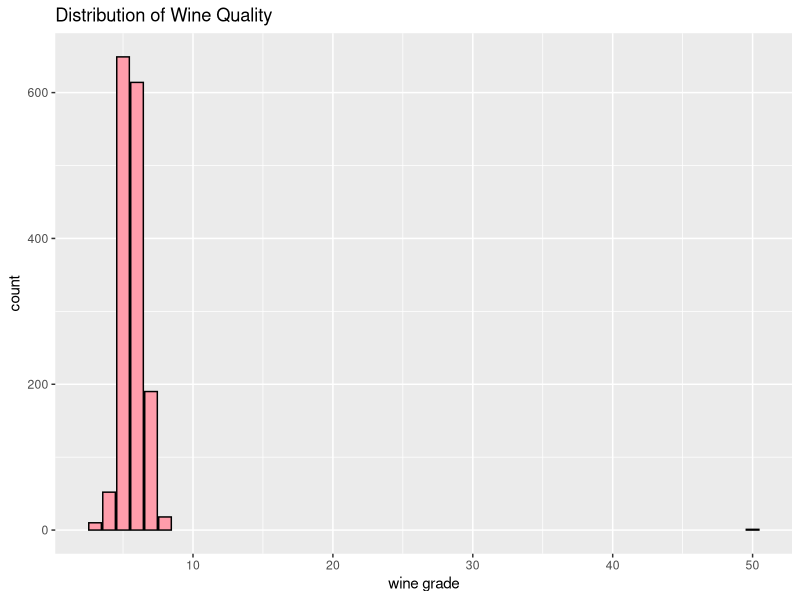
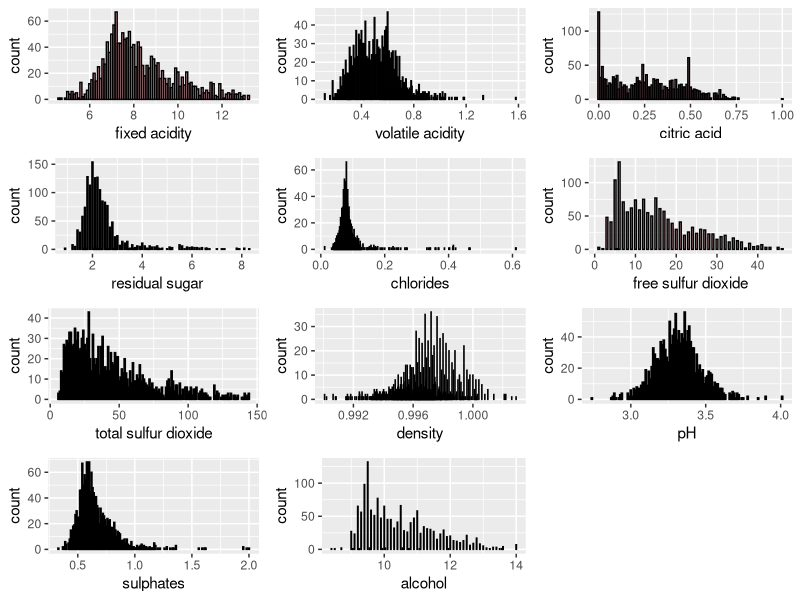
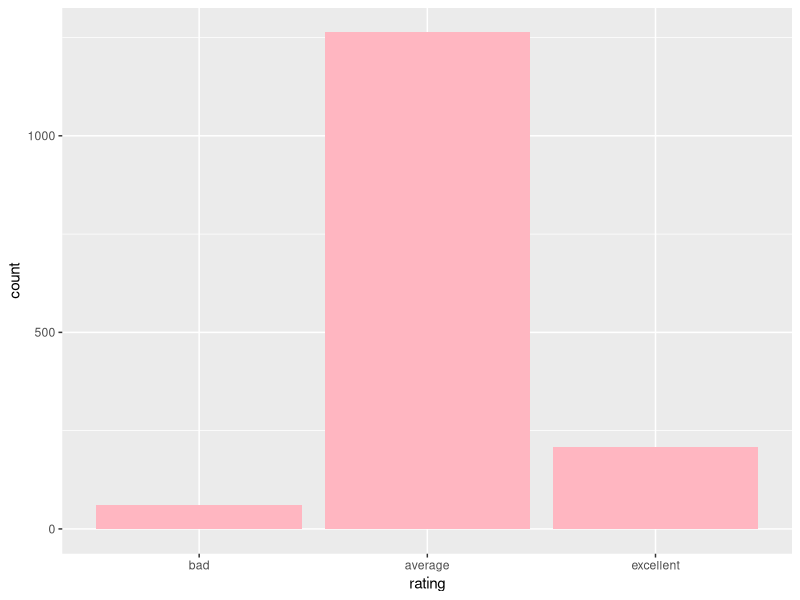
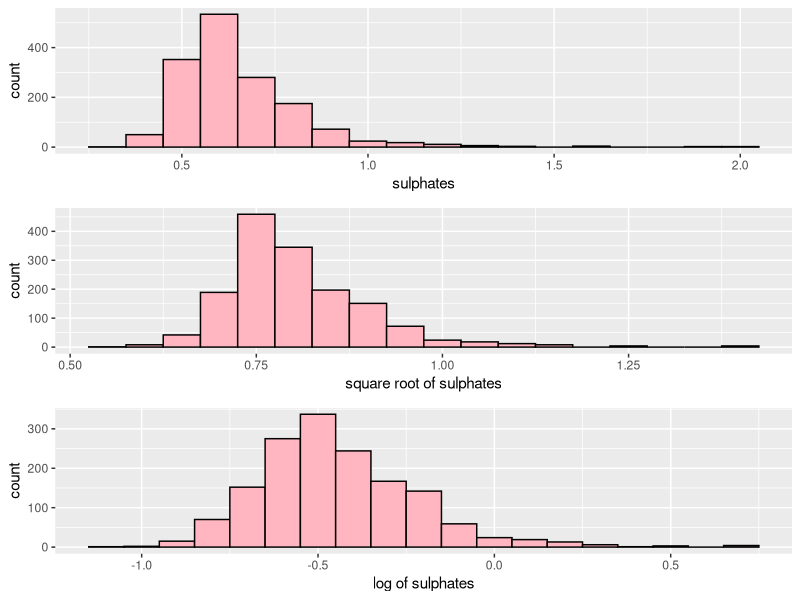
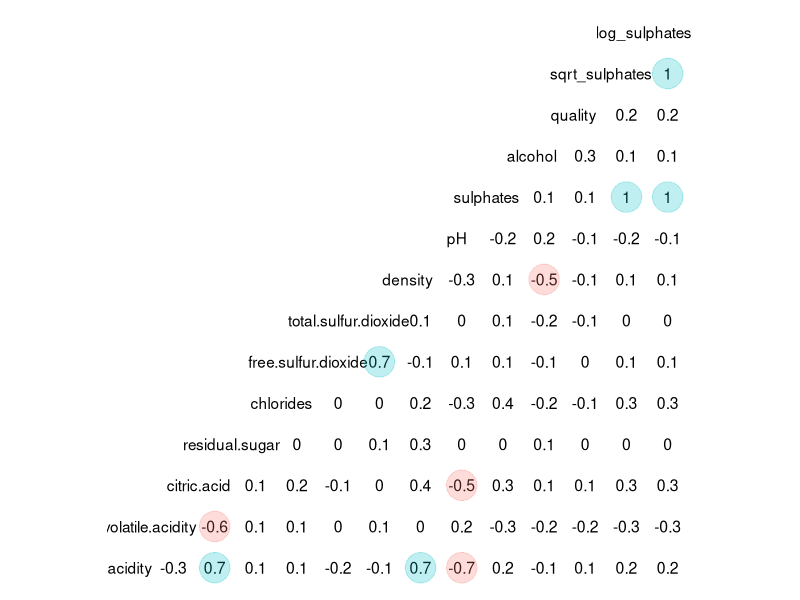
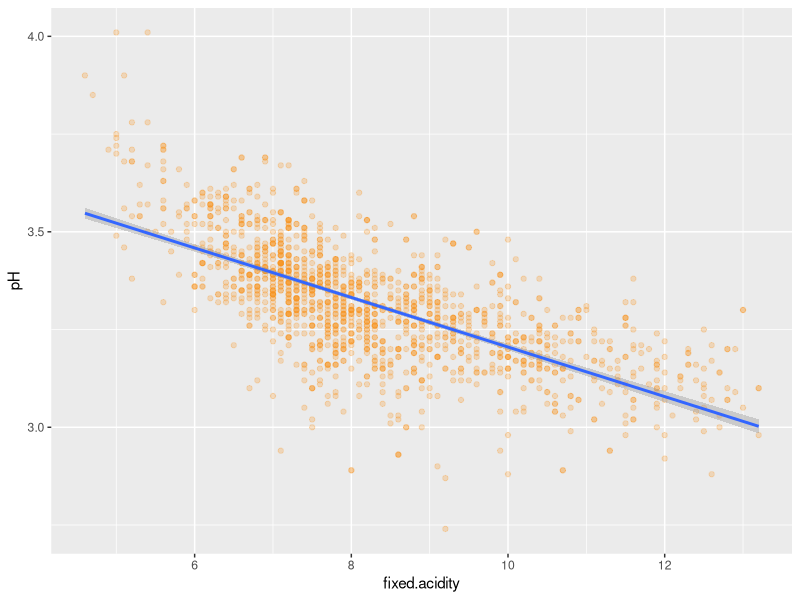
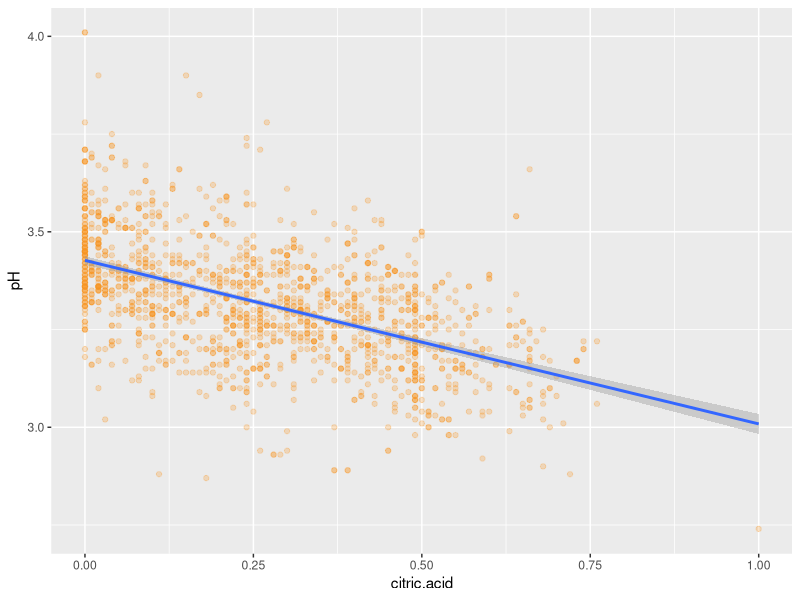
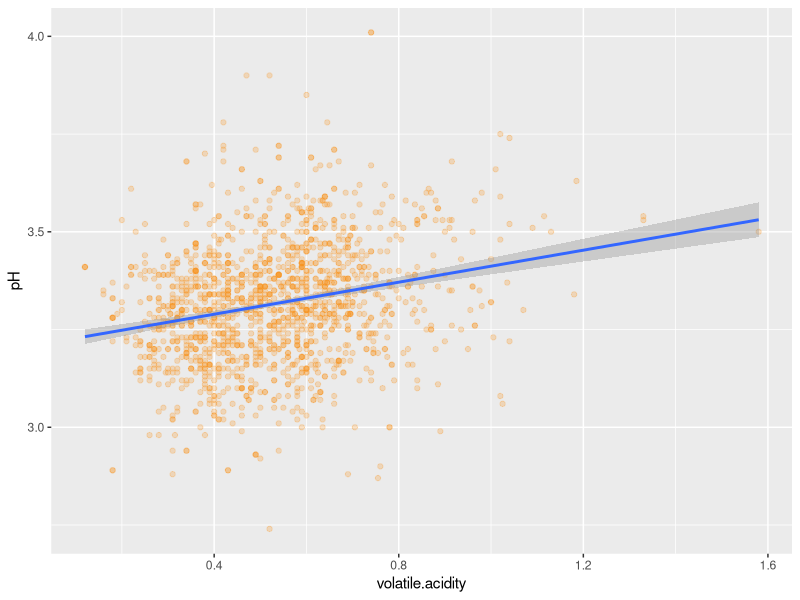

Write the R code that produced these figures, in order.
## ---- chunk 1
knitr::opts_chunk$set(echo=FALSE, warning=FALSE, message=FALSE)
## ---- chunk 2
# Load all of the packages that you end up using in your analysis in this code
# chunk.

# Notice that the parameter "echo" was set to FALSE for this code chunk. This
# prevents the code from displaying in the knitted HTML output. You should set
# echo=FALSE for all code chunks in your file, unless it makes sense for your
# report to show the code that generated a particular plot.

# The other parameters for "message" and "warning" should also be set to FALSE
# for other code chunks once you have verified that each plot comes out as you
# want it to. This will clean up the flow of your reportt.


library(ggplot2)
library(GGally)
library(scales)
library(memisc)
library(lattice)
library(MASS)
library(gridExtra)
library(dplyr)
library(reshape)
library(corrplot)
library(psych)

## ---- chunk 3
# Load the Data
redwine <- read.csv("wineQualityReds.csv")
## ---- chunk 4

# Remove the top 1% for four columns that had the most drastic outliers.
redwine <- redwine[redwine$fixed.acidity < 
                     quantile(redwine$fixed.acidity, 0.99),]
redwine <- redwine[redwine$residual.sugar < 
                     quantile(redwine$residual.sugar, 0.99),]
redwine <- redwine[redwine$total.sulfur.dioxide < quantile(redwine$total.sulfur.dioxide, 0.99),]
redwine <- redwine[redwine$free.sulfur.dioxide < quantile(redwine$free.sulfur.dioxide, 0.99),]

# Remove x column as it's just an index

redwine <- within(redwine, rm(X))

summary(redwine)
str(redwine)
## ---- chunk 5
names(redwine)
## ---- chunk 6
ggplot(aes(x = quality), data = redwine)+
geom_bar(colour="black", fill="#ff9dab", binwidth = 1)+
                scale_x_continuous()+
                xlab("wine grade") + ylab("count") +
                ggtitle("Distribution of Wine Quality")

## ---- chunk 7
p1<-
  ggplot(aes(x = fixed.acidity), data = redwine)+
        xlab("fixed acidity")+
        geom_bar(colour="black", fill="#ffb6c1",binwidth = 0.5)
p2<-
  ggplot(aes(x = volatile.acidity), data = redwine)+
        xlab("volatile acidity")+
        geom_bar(colour="black", fill="#ffb6c1",binwidth = 0.05)
p3<-
  ggplot(aes(x = citric.acid), data = redwine)+
        xlab("citric acid")+
        geom_bar(colour="black", fill="#ffb6c1", binwidth = 0.05)
p4<-
  ggplot(aes(x = residual.sugar), data = redwine)+
        xlab("residual sugar")+
        geom_bar(colour="black", fill="#ffb6c1", binwidth = 0.4)
p5<-
  ggplot(aes(x = chlorides), data = redwine)+
        geom_bar(colour="black", fill="#ffb6c1", binwidth = 0.025)
p6<-
  ggplot(aes(x = free.sulfur.dioxide), data = redwine)+
        xlab("free sulfur dioxide")+
        geom_bar(colour="black", fill="#ffb6c1",binwidth = 4)
p7<-
  ggplot(aes(x = total.sulfur.dioxide), data = redwine)+
        xlab("total sulfur dioxide")+
        geom_bar(colour="black", fill="#ffb6c1", binwidth = 20)
p8<-
  ggplot(aes(x = density), data = redwine)+
        geom_bar(colour="black", fill="#ffb6c1", binwidth = 0.001)
p9<-
  ggplot(aes(x = pH), data = redwine)+
        geom_bar(colour="black", fill="#ffb6c1", binwidth = 0.05)
p10<-
  ggplot(aes(x = sulphates), data = redwine)+
        geom_bar(colour="black", fill="#ffb6c1", binwidth = 0.1)
p11<-
  ggplot(aes(x = alcohol), data = redwine)+
        geom_bar(colour="black", fill="#ffb6c1",binwidth = 0.25)

grid.arrange(p1,p2,p3,p4,p5,p6,p7,p8,p9,p10,p11,ncol=3)
## ---- chunk 8

# Convert quality into 3 subqualities: bad, average, excellent. 
redwine$rating <- ifelse(redwine$quality < 5, 'bad', 
                    ifelse(redwine$quality < 7, 'average', 
                           ifelse(redwine$quality > 6, 'excellent', 'none')))

redwine$rating <- ordered(redwine$rating, levels = c('bad', 'average', 'excellent'))
summary(redwine$rating)
ggplot(redwine, aes(rating)) + geom_bar(fill = "#ffb6c1") 
## ---- chunk 9
# original 
p1<-
  ggplot(aes(x = sulphates), data = redwine)+
        geom_histogram(colour="black", fill="#ffb6c1", 
                      binwidth = 0.1)

# square root
redwine$sqrt_sulphates=sqrt(redwine$sulphates)
p2<-
    ggplot(aes(x = sqrt_sulphates), data = redwine)+
          xlab("square root of sulphates")+
          geom_histogram(colour="black", fill="#ffb6c1", 
                        binwidth = 0.05)

#log
redwine$log_sulphates=log(redwine$sulphates)
p3<-
   ggplot(aes(x = log_sulphates), data = redwine)+
          xlab("log of sulphates")+
          geom_histogram(colour="black", fill="#ffb6c1", 
                        binwidth = 0.1)

grid.arrange(p1,p2,p3,ncol=1)
## ---- chunk 10
# create a plot matrix
ggcorr(redwine, geom = "blank", label = TRUE, hjust = 0.75) +
  geom_point(size = 10, aes(color = coefficient > 0, alpha = abs(coefficient) > 0.5)) +
  scale_alpha_manual(values = c("TRUE" = 0.25, "FALSE" = 0)) +
  guides(color = FALSE, alpha = FALSE)

## ---- chunk 11

# Create scatterplots for confirming relation with acidities and pH

# Fixed acidity vs pH

ggplot(aes(x = fixed.acidity, y = pH), data = redwine) +
  geom_point(color = "#F79420", alpha = 1/4) + 
  stat_smooth(method = 'lm')

cor(redwine$fixed.acidity, redwine$pH)
## ---- chunk 12

ggplot(aes(x = citric.acid, y = pH), data = redwine) +
  geom_point(color = "#F79420", alpha = 1/4) + 
  stat_smooth(method = 'lm')

cor(redwine$citric.acid, redwine$pH)

## ---- chunk 13

ggplot(aes(x = volatile.acidity, y = pH), data = redwine) +
  geom_point(color = "#F79420", alpha = 1/4) + 
  stat_smooth(method = 'lm')

cor(redwine$volatile.acidity, redwine$pH)

## ---- chunk 14

# Create boxplots for variables of interest

ggplot(aes(x = rating, y = pH), data = redwine) +
  geom_jitter( alpha = .3)  +
  geom_boxplot( alpha = .5,color = 'blue') +
  stat_summary(fun.y = median, geom = 'point', shape = 4) +
  stat_summary(fun.y = "mean", geom = "point", color = "red", shape = 8,
               size = 4) +
  coord_cartesian(ylim = c(2.85, 3.75)) +
  labs(x = 'quality')
by(redwine$pH, redwine$rating, summary)

ggplot(aes(x = rating, y = alcohol), data = redwine) +
  geom_jitter( alpha = .3)  +
  geom_boxplot( alpha = .5,color = 'blue') +
  stat_summary(fun.y = median, geom = 'point', shape = 4) +
  stat_summary(fun.y = "mean", geom = "point", color = "red", shape = 8,
               size = 4) +
  labs(x = 'quality')
by(redwine$alcohol, redwine$rating, summary)

ggplot(aes(x = rating, y = volatile.acidity), data = redwine) +
  geom_jitter( alpha = .3)  +
  geom_boxplot( alpha = .5,color = 'blue') +
  stat_summary(fun.y = median, geom = 'point', shape = 4) +
  stat_summary(fun.y = "mean", geom = "point", color = "red", shape = 8,
               size = 4) +
  coord_cartesian(ylim = c(0.1, 1.2)) +
  labs(x = 'quality')
by(redwine$volatile.acidity, redwine$rating, summary)

ggplot(aes(x = rating, y = citric.acid), data = redwine) +
  geom_jitter( alpha = .3)  +
  geom_boxplot( alpha = .5,color = 'blue') +
  stat_summary(fun.y = median, geom = 'point', shape = 4) +
  stat_summary(fun.y = "mean", geom = "point", color = "red", shape = 8,
               size = 4) +
    coord_cartesian(ylim = c(0, 0.76)) +
  labs(x = 'quality')
by(redwine$citric.acid, redwine$rating, summary)

ggplot(aes(x = rating, y = sulphates), data = redwine) +
  geom_jitter( alpha = .3)  +
  geom_boxplot( alpha = .5,color = 'blue') +
  stat_summary(fun.y = median, geom = 'point', shape = 4) +
  stat_summary(fun.y = "mean", geom = "point", color = "red", shape = 8,
               size = 4) +
  coord_cartesian(ylim = c(0.2, 1.1)) +
  labs(x = 'quality')
by(redwine$sulphates, redwine$rating, summary)

## ---- chunk 15

# Plot citric acid vs log10 sulphates

ggplot(data = redwine, aes(x = log10(sulphates), y = citric.acid)) +
  geom_point(color = "#F79420", alpha = 1/2, size = 1, position = 'jitter') +
  stat_smooth(method = 'lm')

cor(log10(redwine$sulphates), redwine$citric.acid)
## ---- chunk 16

# Plot citric acid vs volatile acidity

ggplot(data = redwine, aes(x = citric.acid, y = volatile.acidity)) +
  geom_point(color = "#F79420", alpha = 1/2, size = 1, position = 'jitter') + 
  stat_smooth(method = 'lm')

cor(redwine$citric.acid, redwine$volatile.acidity)
## ---- chunk 17

# Plot alcohol vs pH

ggplot(data = redwine, aes(x = alcohol, y = pH)) +
  geom_point(color = "#F79420", alpha = 1/2, size = 1, position = 'jitter') +
  stat_smooth(method = 'lm')

cor(redwine$pH, redwine$alcohol)
## ---- chunk 18
  ggplot(aes(x = alcohol, 
           y = volatile.acidity  , color = factor(quality)), 
       data = redwine) +
      geom_point(alpha = 0.8, size = 1) +
      geom_smooth(method = "lm", se = FALSE,size=1)  +
  scale_color_brewer(type='seq',
                   guide=guide_legend(title='Quality')) + theme_dark()

## ---- chunk 19
  ggplot(redwine, aes(y=alcohol,x=quality,color = volatile.acidity) )+
        geom_jitter(alpha=1/2,size=2)+
        xlab("wine quality") + ylab("alcohol") +
        scale_colour_gradient2(low="red", high="blue",
                               mid="#9933CC",midpoint = 0.8)

## ---- chunk 20

ggplot(redwine, aes(x=alcohol,y=volatile.acidity)) +
      geom_point(aes(color =  log_sulphates),alpha=1/2,size=2)+
      xlab("alcohol") + ylab("log of sulphates") +
      scale_colour_gradient2(low="red", high="blue",
                            mid="#9933CC",midpoint = -0.25)+
  geom_smooth(method = "lm", se = FALSE,size=1)  +
      facet_grid(rating ~ .) 
## ---- chunk 21

ggplot(aes(x = volatile.acidity, y = alcohol), data = redwine) +
      xlab("volatile acidity") + ylab("alcohol") +
  geom_smooth(method = "lm", se = FALSE,size=1)  +
      geom_point(aes(color = rating),size=1)+
  scale_color_brewer(type = 'seq')+ theme_dark()
## ---- chunk 22

ggplot(aes(x = log_sulphates, y = citric.acid), data = redwine) +
      xlab("log sulphates") + ylab("citric acid") +
  geom_smooth(method = "lm", se = FALSE,size=1)  +
      geom_point(aes(color =  rating),size=1) +
  scale_color_brewer(type = 'seq')+ theme_dark()
## ---- chunk 23

  # regression
  m1<-lm(quality ~ volatile.acidity,data=redwine)
  m2<-update(m1,~. + alcohol)
  m3<-update(m2,~. + sulphates)
  m4<-update(m3,~. + citric.acid)
  m5<-update(m4,~. + chlorides)
  m6<-update(m5,~. + total.sulfur.dioxide)
  m7<-update(m6,~. + density)
  mtable(m1,m2,m3,m4,m5,m6,m7)

## ---- chunk 24

ggplot(aes(x = quality), data = redwine)+
geom_bar(colour="black", fill="#ff9dab", binwidth = 1)+
                scale_x_continuous()+
                xlab("wine grade") + ylab("count") +
                ggtitle("Distribution of Wine Quality")

## ---- chunk 25

# Plot 1: log Sulphates and citric acid
# Plot 2: Volatile acidity and alcohol

p1 <- ggplot(aes(x = log_sulphates, y = citric.acid), data = redwine) +
      xlab("log sulphates") + ylab("citric acid") +
  geom_smooth(method = "lm", se = FALSE,size=1)  +
      geom_point(aes(color =  rating),size=1) + 
  scale_color_brewer(type = 'seq') + theme_dark()

p2 <- ggplot(aes(x = volatile.acidity, y = alcohol), data = redwine) +
      xlab("volatile acidity") + ylab("alcohol") +
  geom_smooth(method = "lm", se = FALSE,size=1)  +
      geom_point(aes(color = rating),size=1) + 
  scale_color_brewer(type = 'seq') + theme_dark()

grid.arrange(p1,p2,ncol=1)

## ---- chunk 26

# Create scatter plot with two of the arguably most 
# important variable in determining bad wine.


p1 <- ggplot(aes(x = rating, y = alcohol), data = redwine) +
  geom_jitter( alpha = .3)  +
  geom_boxplot( alpha = .5,color = 'blue') +
  stat_summary(fun.y = median, geom = 'point', shape = 4) +
  stat_summary(fun.y = "mean", geom = "point", color = "red", shape = 8,
               size = 4) +
  labs(x = 'quality')
by(redwine$alcohol, redwine$rating, summary)

p2 <- ggplot(aes(x = rating, y = volatile.acidity), data = redwine) +
  geom_jitter( alpha = .3)  +
  geom_boxplot( alpha = .5,color = 'blue') +
  stat_summary(fun.y = median, geom = 'point', shape = 4) +
  stat_summary(fun.y = "mean", geom = "point", color = "red", shape = 8,
               size = 4) +
  coord_cartesian(ylim = c(0.1, 1.2)) +
  labs(x = 'quality')
by(redwine$volatile.acidity, redwine$rating, summary)

p3 <- ggplot(aes(x = rating, y = citric.acid), data = redwine) +
  geom_jitter( alpha = .3)  +
  geom_boxplot( alpha = .5,color = 'blue') +
  stat_summary(fun.y = median, geom = 'point', shape = 4) +
  stat_summary(fun.y = "mean", geom = "point", color = "red", shape = 8,
               size = 4) +
    coord_cartesian(ylim = c(0, 0.76)) +
  labs(x = 'quality')
by(redwine$citric.acid, redwine$rating, summary)

p4 <- ggplot(aes(x = rating, y = sulphates), data = redwine) +
  geom_jitter( alpha = .3)  +
  geom_boxplot( alpha = .5,color = 'blue') +
  stat_summary(fun.y = median, geom = 'point', shape = 4) +
  stat_summary(fun.y = "mean", geom = "point", color = "red", shape = 8,
               size = 4) +
  coord_cartesian(ylim = c(0.2, 1.1)) +
  labs(x = 'quality')
by(redwine$sulphates, redwine$rating, summary)

grid.arrange(p1,p2,p3,p4,ncol = 2)
